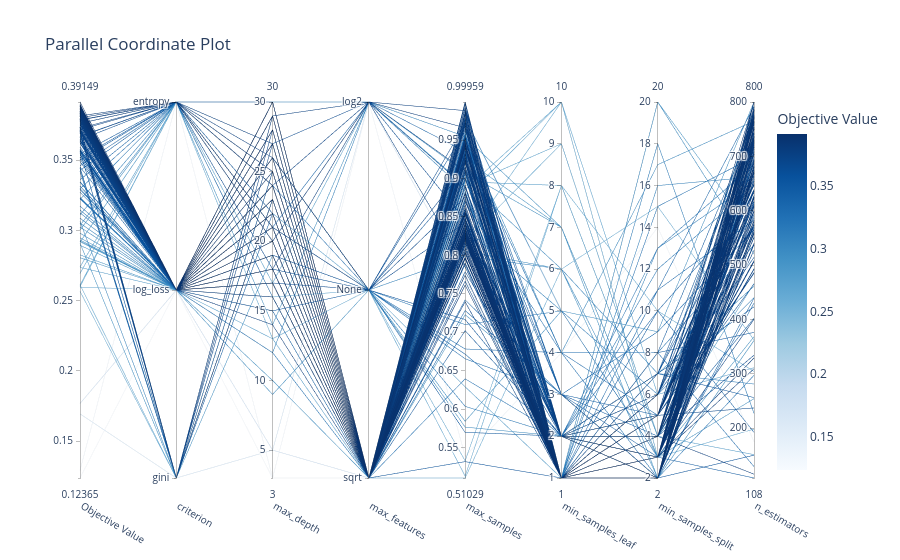

The notebook cell saved with this chart:
### Code cell
optuna.visualization.plot_parallel_coordinate(study)

### Figure 1 — Plotly figure (JSON) as saved in the notebook; plotly's stock layout.template omitted (floating-point values rounded to 4 significant figures; data arrays with more than 128 entries replaced by an {"elided": "..."} marker saying what was removed)
{"data": [{"dimensions": [{"label": "Objective Value", "range": [0.1236, 0.3915], "values": {"elided": "200 float values"}}, {"label": "criterion", "range": [0, 2], "ticktext": ["gini", "log_loss", "entropy"], "tickvals": [0, 1, 2], "values": {"elided": "200 int values"}}, {"label": "max_depth", "range": [3, 30], "values": {"elided": "200 int values"}}, {"label": "max_features", "range": [0, 2], "ticktext": ["sqrt", "None", "log2"], "tickvals": [0, 1, 2], "values": {"elided": "200 int values"}}, {"label": "max_samples", "range": [0.5103, 0.9996], "values": {"elided": "200 float values"}}, {"label": "min_samples_leaf", "range": [1, 10], "values": {"elided": "200 int values"}}, {"label": "min_samples_split", "range": [2, 20], "values": {"elided": "200 int values"}}, {"label": "n_estimators", "range": [108, 800], "values": {"elided": "200 int values"}}], "labelangle": 30, "labelside": "bottom", "line": {"color": {"elided": "200 float values"}, "colorbar": {"title": {"text": "Objective Value"}}, "colorscale": [[0, "rgb(247,251,255)"], [0.125, "rgb(222,235,247)"], [0.25, "rgb(198,219,239)"], [0.375, "rgb(158,202,225)"], [0.5, "rgb(107,174,214)"], [0.625, "rgb(66,146,198)"], [0.75, "rgb(33,113,181)"], [0.875, "rgb(8,81,156)"], [1, "rgb(8,48,107)"]], "reversescale": false, "showscale": true}, "type": "parcoords"}], "layout": {"title": {"text": "Parallel Coordinate Plot"}}}
